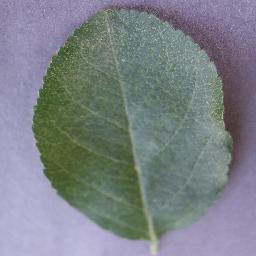
#> input picture Model Training/not_apple_images/plantvillage_healthy_01526.jpg, 256 x 256 px
$ python -i classification.py   (imports and definitions only)   (older library calls are emulated)
#> lines starting #> are read from the running program, lines starting #| are printed output that depends on the picture
#> further down, picture is the input picture: shape (256, 256, 3); mean B, G, R 134.4, 129.4, 123.7
from __future__ import annotations

from functools import lru_cache
from pathlib import Path

import cv2
import joblib
import numpy as np
from skimage.feature import graycomatrix, graycoprops


REPO_ROOT = Path(__file__).resolve().parents[1]
MODEL_PATH = REPO_ROOT / "Model Training" / "svm_final_model.pkl"
IMAGE_SIZE = (256, 256)

# Optional seventh class. When the final model is trained with photos of leaves,
# hands, branches and backgrounds (see Model Training/not_apple_images), the
# SVM can answer "this is not an apple" instead of forcing one of the six
# ripeness labels onto it. Must match NOT_APPLE_LABEL in train_final_model.py.
# A model trained without that class simply never produces it, so behaviour is
# unchanged until the model is retrained.
NOT_APPLE_LABEL = "Not Apple"
# Reject when the model puts at least this much probability on "Not Apple".
# Comparing against the whole apple side (1 - p) rather than the single best
# ripeness class matters: a leaf's apple probability is split across six
# ripeness classes, so no single one of them would ever beat "Not Apple".
NOT_APPLE_REJECT_PROBABILITY = 0.5


# [14 lines left out: functions _validate_image, _prepare_image, not called in this run]


def extract_color_features(image: np.ndarray, bins: int = 32) -> np.ndarray:
#> called with bins = 32
    hsv = cv2.cvtColor(image, cv2.COLOR_BGR2HSV)
#> hsv: shape (256, 256, 3); mean H, S, V 95.8, 48.1, 143.1

    hist_h = cv2.calcHist([hsv], [0], None, [bins], [0, 180])
#> hist_h = 32 values, max 19305 at index 22, min 23 at index 3, mean 2048
    hist_s = cv2.calcHist([hsv], [1], None, [bins], [0, 256])
#> hist_s = 32 values, max 20559 at index 5, min 0 at index 22, mean 2048
    hist_v = cv2.calcHist([hsv], [2], None, [bins], [0, 256])
#> hist_v = 32 values, max 6477 at index 15, min 0 at index 0, mean 2048
    hist = np.concatenate([hist_h, hist_s, hist_v]).flatten()
#> hist = 96 values, max 20559 at index 37, min 0 at index 54, mean 2048
    hist = hist / (hist.sum() + 1e-7)
#> hist = 96 values, max 0.105 at index 37, min 0 at index 54, mean 0.0104

    stats = np.array([
        hsv[:, :, 0].mean(), hsv[:, :, 0].std(),
        hsv[:, :, 1].mean(), hsv[:, :, 1].std(),
        hsv[:, :, 2].mean(), hsv[:, :, 2].std(),
    ])
#> stats = [95.8, 34.71, 48.14, 21.33, 143.1, 36.93]

    return np.concatenate([hist, stats])


def extract_texture_features(image: np.ndarray) -> np.ndarray:
    gray = cv2.cvtColor(image, cv2.COLOR_BGR2GRAY)
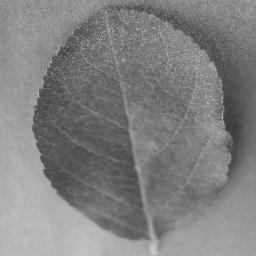
#> gray: shape (256, 256); min 47, max 202, mean 128.3

    glcm = graycomatrix(
        gray,
        distances=[1],
        angles=[0, np.pi / 4, np.pi / 2, 3 * np.pi / 4],
        levels=256,
        symmetric=True,
        normed=True,
    )

    return np.array([
        graycoprops(glcm, "contrast").mean(),
        graycoprops(glcm, "dissimilarity").mean(),
        graycoprops(glcm, "homogeneity").mean(),
        graycoprops(glcm, "energy").mean(),
        graycoprops(glcm, "correlation").mean(),
        graycoprops(glcm, "ASM").mean(),
    ])


def extract_features(image: np.ndarray) -> np.ndarray:
    return np.concatenate([extract_color_features(image), extract_texture_features(image)])


# [72 lines left out: functions preprocess_image, preprocess_image_fast, _load_artifacts, predict_ripeness, not called in this run]

>>> import cv2
>>> picture = cv2.imread('../Model Training/not_apple_images/plantvillage_healthy_01526.jpg')
>>> result = extract_features(picture)
#> result = 108 values, max 143.1 at index 100, min 0 at index 54, mean 4.35

$ run again, on Model Training/not_apple_images/plantvillage_healthy_01553.jpg
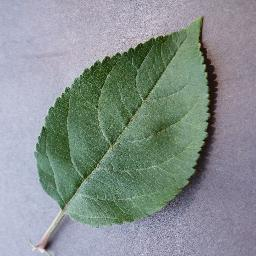
#> input picture Model Training/not_apple_images/plantvillage_healthy_01553.jpg, 256 x 256 px
#> picture is the input picture: shape (256, 256, 3); mean B, G, R 142.8, 144.4, 134.8
#> hsv: shape (256, 256, 3); mean H, S, V 98.7, 46.5, 155
#> hist_h = 32 values, max 10143 at index 20, min 89 at index 5, mean 2048
#> hist_s = 32 values, max 16186 at index 3, min 13 at index 29, mean 2048
#> hist_v = 32 values, max 7610 at index 18, min 2 at index 0, mean 2048
#> in extract_color_features, `hist = np.concatenate([hist_h, hist_s, hist_v]).flatten()`: hist = 96 values, max 16186 at index 35, min 2 at index 64, mean 2048
#> in extract_color_features, `hist = hist / (hist.sum() + 1e-7)`: hist = 96 values, max 0.0823 at index 35, min 1.02e-05 at index 64, mean 0.0104
#> stats = [98.71, 36.87, 46.46, 30.69, 155, 41.11]
#> in extract_texture_features, `gray = cv2.cvtColor(image, cv2.COLOR_BGR2GRAY)`:
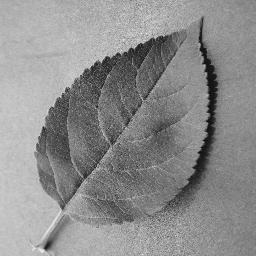
#> gray: shape (256, 256); min 3, max 241, mean 141.4
#> result = 108 values, max 321.5 at index 102, min 1.02e-05 at index 64, mean 6.88

$ run again, on Model Training/not_apple_images/plantvillage_healthy_01580.jpg
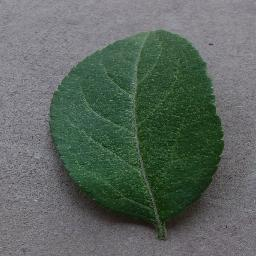
#> input picture Model Training/not_apple_images/plantvillage_healthy_01580.jpg, 256 x 256 px
#> picture is the input picture: shape (256, 256, 3); mean B, G, R 95.2, 102.9, 92.1
#> hsv: shape (256, 256, 3); mean H, S, V 100.7, 48.9, 105.9
#> hist_h = 32 values, max 14647 at index 22, min 23 at index 15, mean 2048
#> hist_s = 32 values, max 30211 at index 1, min 6 at index 30, mean 2048
#> hist_v = 32 values, max 7871 at index 17, min 0 at index 0, mean 2048
#> in extract_color_features, `hist = np.concatenate([hist_h, hist_s, hist_v]).flatten()`: hist = 96 values, max 30211 at index 33, min 0 at index 64, mean 2048
#> in extract_color_features, `hist = hist / (hist.sum() + 1e-7)`: hist = 96 values, max 0.154 at index 33, min 0 at index 64, mean 0.0104
#> stats = [100.7, 37.28, 48.85, 49.94, 105.9, 31.29]
#> in extract_texture_features, `gray = cv2.cvtColor(image, cv2.COLOR_BGR2GRAY)`:
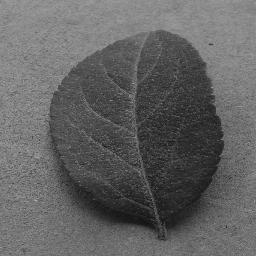
#> gray: shape (256, 256); min 13, max 176, mean 98.8
#> result = 108 values, max 162.5 at index 102, min 0 at index 64, mean 5.07
